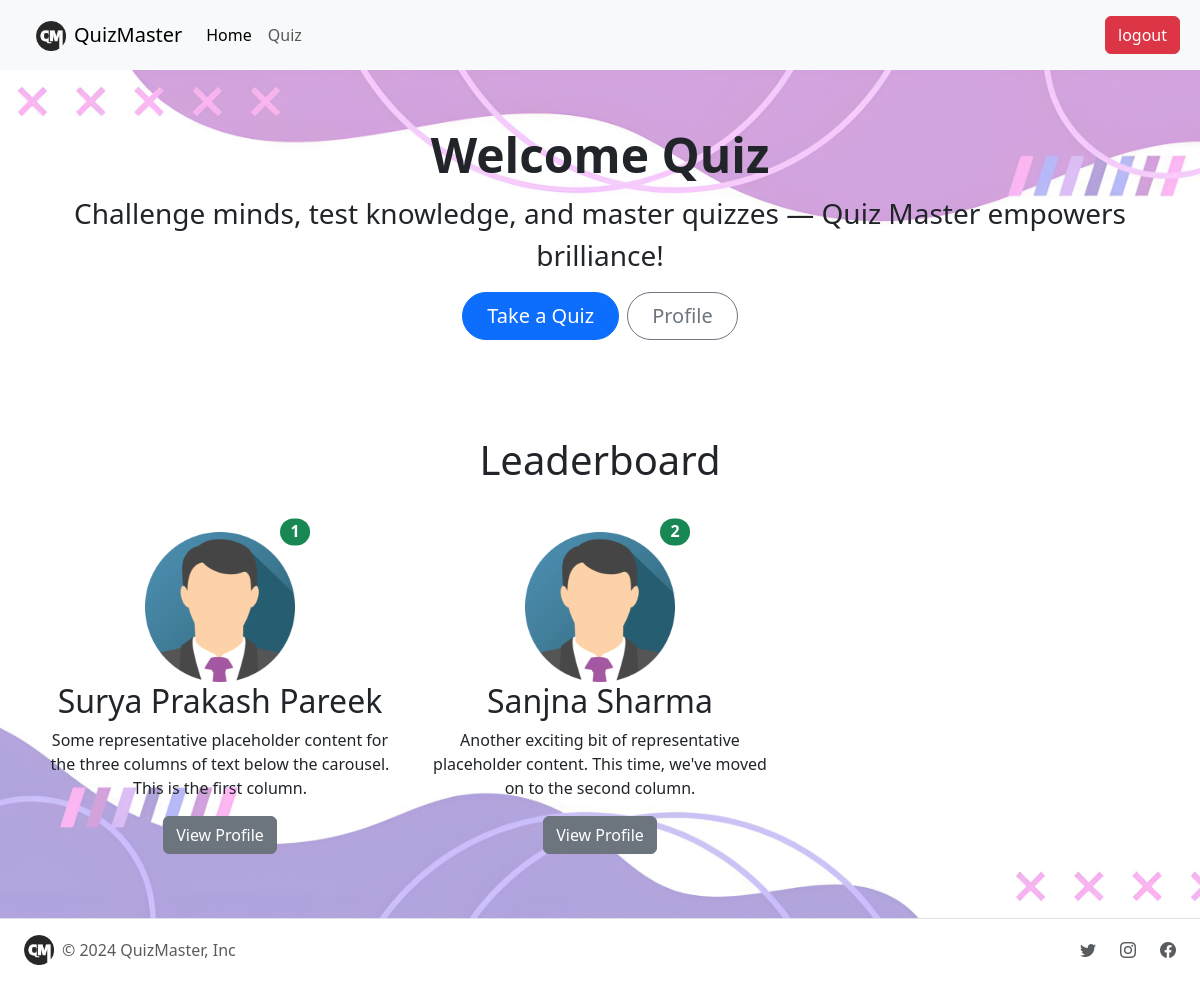
Screenshot of / (signed in) with the database file from the repository.
### app/models.py (models this page shows)
class User(db.Model, UserMixin):
    __tablename__ = 'user'
    id = db.Column(db.Integer, primary_key=True)
    username = db.Column(db.String(80), unique=True, nullable=False)
    full_name = db.Column(db.String(120), nullable=False)
    password = db.Column(db.String(120), nullable=False)
    gender = db.Column(db.String(50))
    qualification = db.Column(db.String(120))
    dob = db.Column(db.String(120))
    is_admin = db.Column(db.Boolean, default=False)
    bio = db.Column(db.String(100))
    scores = db.relationship('Scores', backref='user', cascade="all, delete-orphan")

### app/routes.py (the view)
@main.route("/")
def index():
    user = None
    if session.get('logged_in'):
        user = User.query.filter_by(username=session.get('username')).first()
    return render_template("index.html", logged_in=session.get('logged_in'), username=session.get('username'), current_user=user, leaderboard=leaderboard())

### app/utils.py (called while the page is built)
def leaderboard():
    from .models import User, Scores, db
    return db.session.query(
        User.full_name, db.func.sum(Scores.total_score).label('total_score')
    ).join(Scores, Scores.user_id == User.id).group_by(Scores.user_id).order_by(db.func.sum(Scores.total_score).desc()).all()

### app/templates/index.html (shortened to what this page needs)
<!DOCTYPE html>
<html lang="en">
<head>
  <link href="https://cdn.jsdelivr.net/npm/bootstrap@5.3.3/dist/css/bootstrap.min.css" rel="stylesheet"
>
  <link href="https://cdn.jsdelivr.net/npm/bootstrap-icons/font/bootstrap-icons.css" rel="stylesheet">
</head>
<body>
  <nav class="navbar navbar-expand-lg bg-body-tertiary">
    <div class="container-fluid">
      <a class="navbar-brand ms-4" href="{{url_for('main.index')}}">
        <img src="{{ url_for('static', filename='images/logo-rmbg.png') }}" alt="Logo" width="30" height="30"
          class="d-inline-block align-text-top me-2">QuizMaster</a>
      <div class="collapse navbar-collapse" id="navbarSupportedContent">
        <ul class="navbar-nav me-auto mb-2 mb-lg-0">
          <li class="nav-item">
            <a class="nav-link active" aria-current="page" href="{{url_for('main.index')}}">Home</a>
          </li>
          <li class="nav-item">
            <a class="nav-link" href="{{ url_for('main.quiz') }}">Quiz</a>
          </li>
        </ul>
        {% if logged_in %}
        <a href="{{url_for('main.logout')}}" class="btn btn-danger m-2">logout</a>
        {% else %}
        <a href="{{url_for('main.login')}}" class="btn btn-primary m-2">Login</a>
        {% endif %}
      </div>
    </div>
  </nav>
  <div class="main-section container-fluid py-5">
    <div class="container text-center">
      <h1 class="display-5 fw-bold my-2">Welcome {% if logged_in %}{{ current_user.full_name.split(" ")[0] }}{% else %}
        to Quiz Master {% endif %}</h1>
      <p class="lead fs-3">Challenge minds, test knowledge, and master quizzes — Quiz Master empowers brilliance!</p>
      <div class="d-inline-flex gap-2 mb-5">
        <a href="{{url_for('main.quiz')}}"
          class="d-inline-flex align-items-center btn btn-primary btn-lg px-4 rounded-pill">Take a Quiz</a>
        {% if logged_in %}
        <a href="{{url_for('main.profile')}}" class="btn btn-outline-secondary btn-lg px-4 rounded-pill">Profile</a>
        {% else %}
        <a href="{{url_for('main.signup')}}" class="btn btn-outline-secondary btn-lg px-4 rounded-pill">Sign Up</a>
        {% endif %}
      </div>
    </div>
    <div class="container text-center">
      <h1 class="display-6 text-center my-5">Leaderboard</h1>
      {% if leaderboard | length >= 1 %}
      <div class="row">
        <div class="col-lg-4 position-relative">
          <img src="{{ url_for('static', filename='images/img_avatar.png') }}" class="img-fluid" width="150"
            height="150" alt="">
          <span class="position-absolute top-0 start-90 translate-middle badge rounded-pill bg-success fs-6">
            1
          </span>
          <h2 class="fw-normal">{{leaderboard[0][0]}}</h2>
          <p>Some representative placeholder content for the three columns of text below the carousel. This is the first
            column.</p>
            <p><a class="btn btn-secondary" name="self-profile" value="false"
              href="{{url_for('main.profile', name=leaderboard[0][0])}}">View Profile</a></p>
            </div>
        {% endif %}
        {% if leaderboard | length >= 2 %}
        <div class="col-lg-4 position-relative">
          <img src="{{ url_for('static', filename='images/img_avatar.png') }}" class="img-fluid" width="150"
            height="150" alt="">
          <span class="position-absolute top-0 start-90 translate-middle badge rounded-pill bg-success fs-6">
            2
          </span>
          <h2 class="fw-normal">{{leaderboard[1][0]}}</h2>
          <p>Another exciting bit of representative placeholder content. This time, we've moved on to the second column.
          </p>
          <p><a class="btn btn-secondary" name="self-profile" value="false"
              href="{{url_for('main.profile',name= leaderboard[1][0])}}">View Profile</a></p>
        </div>
        {% endif %}
      </div>
    </div>
  </div>
  <footer class="d-flex justify-content-between align-items-center border-top py-3">
    <div class="col-md-4 d-flex align-items-center">
      <a href="/" class="mb-3 me-2 mb-md-0 text-body-secondary text-decoration-none lh-1">
        <img src="{{ url_for('static', filename='images/logo-rmbg.png') }}" class="image-fluid ms-4" width="30"
          height="30" alt="">
      </a>
      <span class="mb-3 mb-md-0 text-body-secondary">© 2024 QuizMaster, Inc</span>
    </div>
    <ul class="nav col-md-4 justify-content-end list-unstyled d-flex">
      <li class="ms-3"><a class="text-body-secondary" href="#"><i class="bi bi-twitter me-2"></i></a></li>
      <li class="ms-3"><a class="text-body-secondary" href="#"><i class="bi bi-instagram me-2"></i></a></li>
      <li class="ms-3"><a class="text-body-secondary" href="#"><i class="bi bi-facebook me-4"></i></a></li>
    </ul>
  </footer>
</body>
</html>

### app/templates/index.html (style rules this page uses)
.main-section { animation: fadeIn 0.3s ease-in-out; background: url('static/quiz_background.jpg'); background-size: cover; min-height: 100vh; background-position: center; }

### rows the page displays
User: full_name "Quiz"
User: full_name "Surya Prakash Pareek"
User: full_name "Sanjna Sharma"
